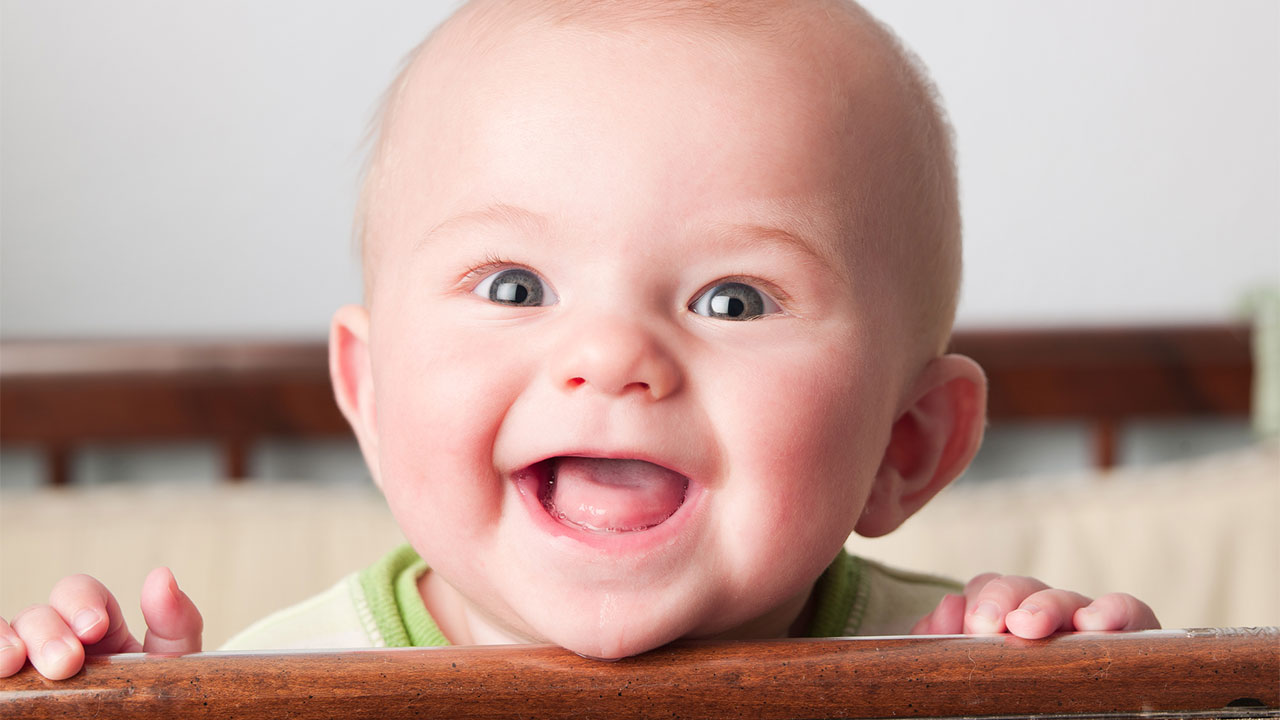
%> input picture baby.jpg, 1280 x 720 px
$ octave Program3.m   (GNU Octave 9; MATLAB toolbox functions it lacks are replaced by stand-ins)
%> lines starting %> are read from the running program, lines starting %| are printed output that depends on the picture
%program for watermarking in spatial domain
close all
clear
clc

%reading the input image for watermarking
img=imread('baby.jpg');
%> img is the input picture: size 720x1280x3 uint8; mean R, G, B 193.4, 162.8, 154.1
img=rgb2gray(img);
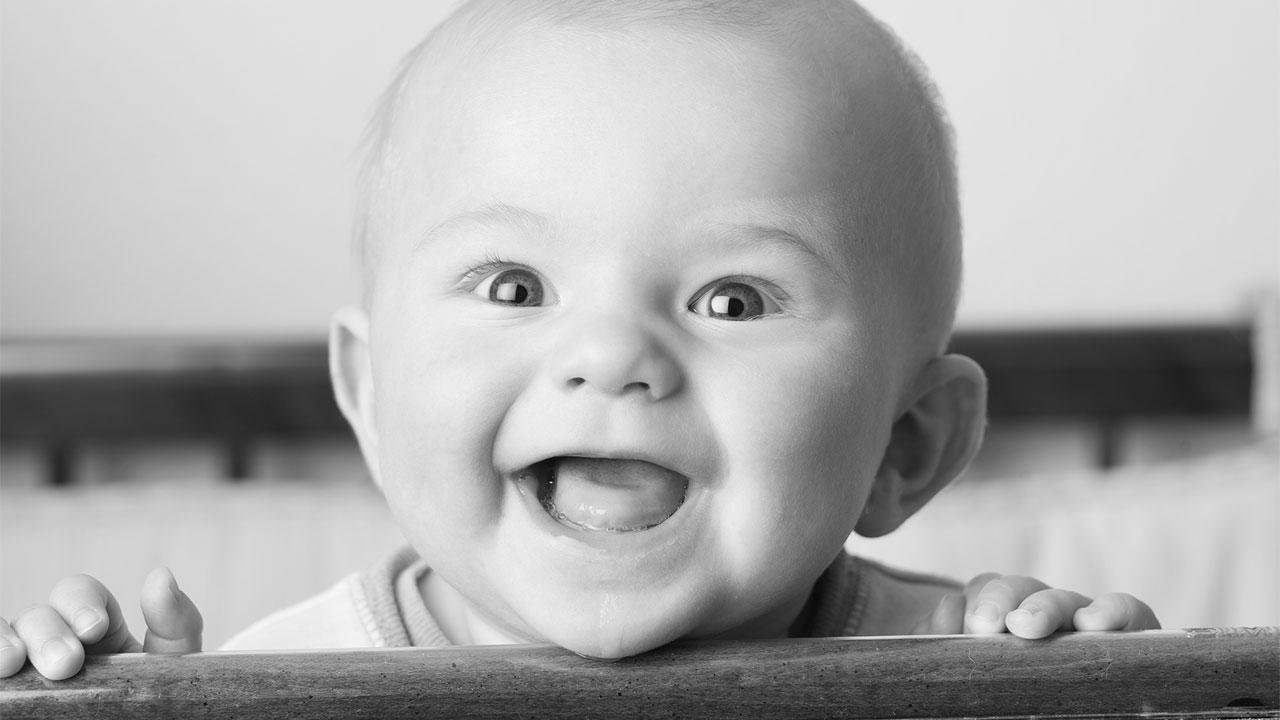
%> img: size 720x1280 uint8; min 1, max 249, mean 171
img=imresize(img,[300,300]);
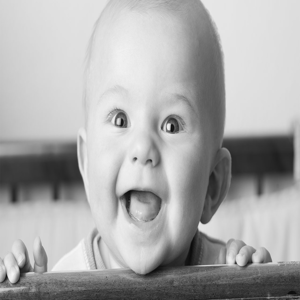
%> img: size 300x300 uint8; min 11, max 247, mean 171
img=double(img);
%> img: size 300x300 double

imshow(uint8(img)),title('Original Image')
[p,q]=size(img);
%> p = 300; q = 300
p1=p;
%> p1 = 300
q1=q;
%> q1 = 300

%initialization of weight of watermarking
c=0.001;

%generating the key as watermark
n=rgb2gray(imread('key.jpg'));
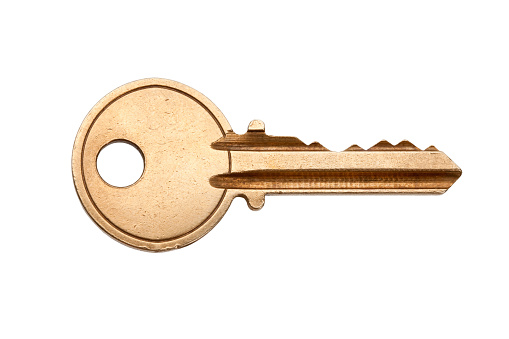
%> input picture key.jpg, 509 x 339 px
%> n: size 339x509 uint8; min 15, max 255, mean 239.9
key=imresize(double(n),[p,q]);
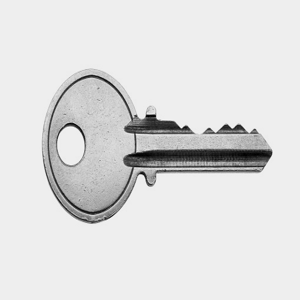
%> key: size 300x300 double; min 24.84, max 270.8, mean 239.9; drawn with min black and max white

figure, imshow(uint8(key)),title('key')

%compute 2D wavelet transform
[ca,ch,cv,cd]=dwt2(img,'db1');

%perform watermarking
y= [ca,ch;cv,cd];
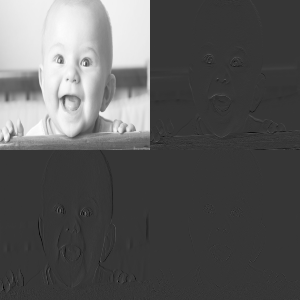
%> y: size 300x300 double; min -132.5, max 488, mean 85.6; drawn with min black and max white
Y= y+c*key;
p= p/2;
%> p = 150
q= q/2;
%> q = 150

for i=1:p
    for j=1:q
        nca(i,j)=Y(i,j);
        nch(i,j)=Y(i+p,j);
        ncv(i,j)=Y(i,j+q);
        ncd(i,j)=Y(i+p,j+q);
    end
end

%Display of watermark image
wimg=idwt2(nca,nch,ncv,ncd,'db1');
figure,imshow(uint8(wimg)),title('Watermarked Image');

%Extraction of key from watermarked image
%compute 2D wavelet transform
[rca,rch,rcv,rcd]=dwt2(wimg,'db1');
n1=[rca,rch;rcv,rcd];
N1=n1-y;
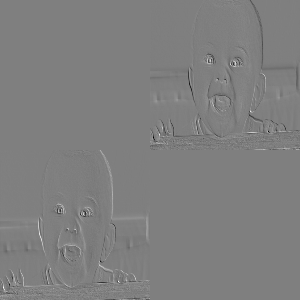
%> N1: size 300x300 double; min -162.7, max 163.2, mean 0.2; drawn with min black and max white

% Display of watermark key
figure, imshow(double(N1*4)),title('Extracted key from Watermarked image');
%> after `imshow(double(N1*4))`:
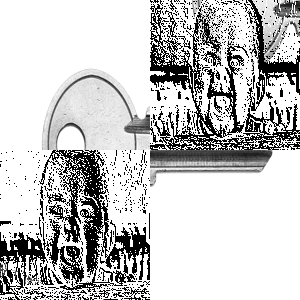
%> displayed picture: size 300x300, on the screen's scale of 0 to 255; min 0, max 255, mean 198
